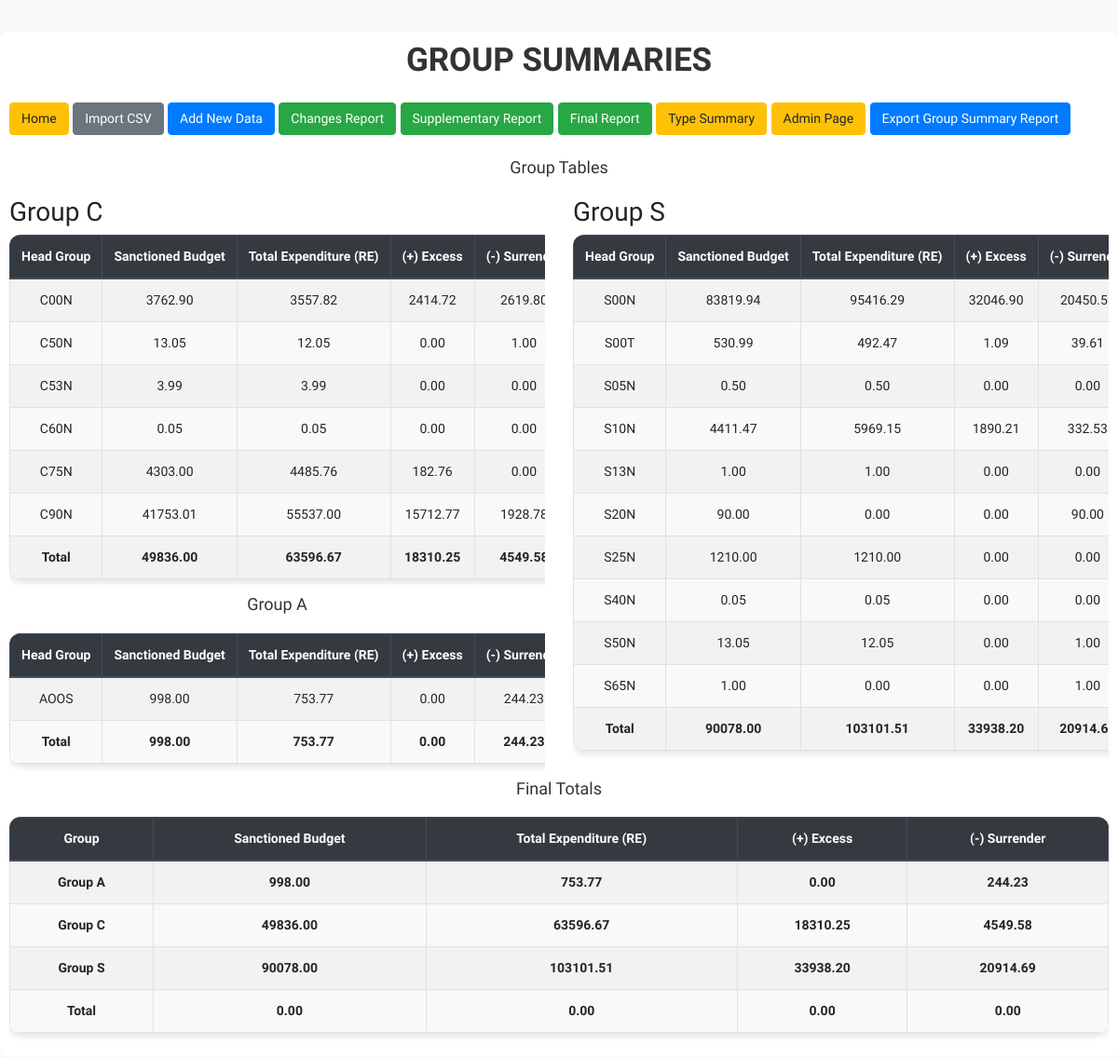
Screenshot of /group_summary/ with the database file from the repository.
### myapp/models.py (models this page shows, shortened)
class DataRow(models.Model):
    department_name = models.CharField(max_length=100)
    head_name = models.CharField(max_length=100)
    head_type = models.CharField(max_length=10, editable=False)
    scheme_name = models.CharField(max_length=150)
    soe_name = models.CharField(max_length=100)
    sanctioned_budget = models.FloatField(null=True, blank=True)
    revised_estimate = models.FloatField(null=True, blank=True)
    in_divisible = models.FloatField(null=True, blank=True)
    divisible = models.FloatField(null=True, blank=True)
    kinnaur = models.FloatField(null=True, blank=True)
    lahaul = models.FloatField(null=True, blank=True)
    spiti = models.FloatField(null=True, blank=True)
    pangi = models.FloatField(null=True, blank=True)
    bharmaur = models.FloatField(null=True, blank=True)
    excess = models.FloatField(null=True, blank=True)
    surrender = models.FloatField(null=True, blank=True)
    variation = models.FloatField(null=True, blank=True)
    agreed_by_fd = models.FloatField(null=True, blank=True)
    last_change_date = models.DateTimeField(auto_now=True)  # auto_now makes it non-editable
    unique_search = models.CharField(max_length=255, unique=True, editable=False)
    class Meta:
        constraints = [
            models.UniqueConstraint(
                fields=["soe_name", "head_name"],
                name="unique_soe_per_head"
            ),
        ]

### myapp/views.py (the view)
# urls.py: path('group_summary/', views.group_summary, name='group_summary'),
def group_summary(request):
    data = DataRow.objects.all().values(
        'department_name',
        'head_name',
        'scheme_name',
        'soe_name',
        'sanctioned_budget',
        'revised_estimate',
        'excess',
        'surrender'
    )
    total_sanctioned_budget_soe = 0
    total_revised_estimate_soe = 0
    total_excess_soe = 0
    total_surrender_soe = 0
    total_sanctioned_budget_dept = 0
    total_revised_estimate_dept = 0
    total_excess_dept = 0
    total_surrender_dept = 0
    head_groups = (
        DataRow.objects
        .annotate(head_name_length=Length('head_name'))
        .annotate(head_group=Substr('head_name', F('head_name_length') - 3, 4))  # Extract last 4 characters
        .values('head_group')
        .annotate(
            total_sanctioned_budget=Sum('sanctioned_budget'),
            total_revised_estimate=Sum('revised_estimate'),
            total_excess=Sum('excess'),
            total_surrender=Sum('surrender')
        )
        .order_by('head_group')
    )
    group_c = [item for item in head_groups if item['head_group'].startswith('C')]
    group_s = [item for item in head_groups if item['head_group'].startswith('S')]
    group_a = [item for item in head_groups if item['head_group'].startswith('A')]
    total_sanctioned_budget_a = sum(item['total_sanctioned_budget'] for item in group_a)
    total_revised_estimate_a = sum(item['total_revised_estimate'] for item in group_a)
    total_excess_a = sum(item['total_excess'] for item in group_a)
    total_surrender_a = sum(item['total_surrender'] for item in group_a)
    total_sanctioned_budget_c = sum(item['total_sanctioned_budget'] for item in group_c)
    total_revised_estimate_c = sum(item['total_revised_estimate'] for item in group_c)
    total_excess_c = sum(item['total_excess'] for item in group_c)
    total_surrender_c = sum(item['total_surrender'] for item in group_c)
    total_sanctioned_budget_s = sum(item['total_sanctioned_budget'] for item in group_s)
    total_revised_estimate_s = sum(item['total_revised_estimate'] for item in group_s)
    total_excess_s = sum(item['total_excess'] for item in group_s)
    total_surrender_s = sum(item['total_surrender'] for item in group_s)
    final_total_sanctioned_budget = total_sanctioned_budget_a + total_sanctioned_budget_c + total_sanctioned_budget_s
    final_total_revised_estimate = total_revised_estimate_a + total_revised_estimate_c + total_revised_estimate_s
    final_total_excess = total_excess_a + total_excess_c + total_excess_s
    final_total_surrender = total_surrender_a + total_surrender_c + total_surrender_s
    context = {
        'data': data,
        'total_sanctioned_budget_soe': total_sanctioned_budget_soe,
        'total_revised_estimate_soe': total_revised_estimate_soe,
        'total_excess_soe': total_excess_soe,
        'total_surrender_soe': total_surrender_soe,
        'total_sanctioned_budget_dept': total_sanctioned_budget_dept,
        'total_revised_estimate_dept': total_revised_estimate_dept,
        'total_excess_dept': total_excess_dept,
        'total_surrender_dept': total_surrender_dept,
        'group_c': group_c,
        'group_s': group_s,
        'group_a': group_a,
        'total_sanctioned_budget_a': total_sanctioned_budget_a,
        'total_revised_estimate_a': total_revised_estimate_a,
        'total_excess_a': total_excess_a,
        'total_surrender_a': total_surrender_a,
        'total_sanctioned_budget_c': total_sanctioned_budget_c,
        'total_revised_estimate_c': total_revised_estimate_c,
        'total_excess_c': total_excess_c,
        'total_surrender_c': total_surrender_c,
        'total_sanctioned_budget_s': total_sanctioned_budget_s,
        'total_revised_estimate_s': total_revised_estimate_s,
        'total_excess_s': total_excess_s,
        'total_surrender_s': total_surrender_s,
        'final_total_sanctioned_budget': final_total_sanctioned_budget,
        'final_total_revised_estimate': final_total_revised_estimate,
        'final_total_excess': final_total_excess,
        'final_total_surrender': final_total_surrender,
    }
    return render(request, 'group_summary.html', context)

### myapp/templates/group_summary.html (shortened to what this page needs)
<!DOCTYPE html>
<html lang="en">
<head>
    {% load static %}
    <link rel="stylesheet" href="https://stackpath.bootstrapcdn.com/bootstrap/4.5.2/css/bootstrap.min.css">
    <link rel="stylesheet" href="{% static 'css/styles.css' %}">
</head>
<body>
    <div class="container mt-4">
        <h1 class="text-center mb-4">GROUP SUMMARIES</h1>
    <a href="/" class="btn btn-warning mb-4">Home</a>
    <a href="/import_csv/" class="btn btn-secondary mb-4">Import CSV</a>
    <a href="/add/" class="btn btn-primary mb-4">Add New Data</a>
    <a href="/changes_report/" class="btn btn-success mb-4">Changes Report</a>
    <a href="/supplementary_report/" class="btn btn-success mb-4">Supplementary Report</a>
    <a href="/final_report/" class="btn btn-success mb-4">Final Report</a>
    <a href="/type_summary/" class="btn btn-warning mb-4">Type Summary</a>
    <a href="/admin/" class="btn btn-warning mb-4">Admin Page</a>
        <button class="btn btn-primary mb-4" onclick="exportToExcel()">Export Group Summary Report</button>
        <div id="finalReportTable">
            <h2>Group Tables</h2>
            <div class="row">
                <div class="col-md-6">
                    <h3>Group C</h3>
                    <div class="table-responsive">
                        <table id="groupCTable" class="table table-bordered table-striped">
                            <thead class="thead-dark">
                                <tr>
                                    <th>Head Group</th>
                                    <th>Sanctioned Budget</th>
                                    <th>Total Expenditure (RE)</th>
                                    <th>(+) Excess</th>
                                    <th>(-) Surrender</th>
                                </tr>
                            </thead>
                            <tbody>
                                {% for item in group_c %}
                                <tr>
                                    <td>{{ item.head_group }}</td>
                                    <td>{{ item.total_sanctioned_budget|floatformat:2 }}</td>
                                    <td>{{ item.total_revised_estimate|floatformat:2 }}</td>
                                    <td>{{ item.total_excess|floatformat:2 }}</td>
                                    <td>{{ item.total_surrender|floatformat:2 }}</td>
                                </tr>
                                {% endfor %}
                                <tr class="font-weight-bold">
                                    <td>Total</td>
                                    <td>{{ total_sanctioned_budget_c|floatformat:2 }}</td>
                                    <td>{{ total_revised_estimate_c|floatformat:2 }}</td>
                                    <td>{{ total_excess_c|floatformat:2 }}</td>
                                    <td>{{ total_surrender_c|floatformat:2 }}</td>
                                </tr>
                            </tbody>
                        </table>
                    </div>
            <h2>Group A</h2>
            <div class="table-responsive">
                <table id="groupATable" class="table table-bordered table-striped">
                    <thead class="thead-dark">
                        <tr>
                            <th>Head Group</th>
                            <th>Sanctioned Budget</th>
                            <th>Total Expenditure (RE)</th>
                            <th>(+) Excess</th>
                            <th>(-) Surrender</th>
                        </tr>
                    </thead>
                    <tbody>
                        {% for item in group_a %}
                        <tr>
                            <td>{{ item.head_group }}</td>
                            <td>{{ item.total_sanctioned_budget|floatformat:2 }}</td>
                            <td>{{ item.total_revised_estimate|floatformat:2 }}</td>
                            <td>{{ item.total_excess|floatformat:2 }}</td>
                            <td>{{ item.total_surrender|floatformat:2 }}</td>
                        </tr>
                        {% endfor %}
                        <tr class="font-weight-bold">
                            <td>Total</td>
                            <td>{{ total_sanctioned_budget_a|floatformat:2 }}</td>
                            <td>{{ total_revised_estimate_a|floatformat:2 }}</td>
                            <td>{{ total_excess_a|floatformat:2 }}</td>
                            <td>{{ total_surrender_a|floatformat:2 }}</td>
                        </tr>
                    </tbody>
                </table>
            </div>
                </div>
                <div class="col-md-6">
                    <h3>Group S</h3>
                    <div class="table-responsive">
                        <table id="groupSTable" class="table table-bordered table-striped">
                            <thead class="thead-dark">
                                <tr>
                                    <th>Head Group</th>
                                    <th>Sanctioned Budget</th>
                                    <th>Total Expenditure (RE)</th>
                                    <th>(+) Excess</th>
                                    <th>(-) Surrender</th>
                                </tr>
                            </thead>
                            <tbody>
                                {% for item in group_s %}
                                <tr>
                                    <td>{{ item.head_group }}</td>
                                    <td>{{ item.total_sanctioned_budget|floatformat:2 }}</td>
                                    <td>{{ item.total_revised_estimate|floatformat:2 }}</td>
                                    <td>{{ item.total_excess|floatformat:2 }}</td>
                                    <td>{{ item.total_surrender|floatformat:2 }}</td>
                                </tr>
                                {% endfor %}
                                <tr class="font-weight-bold">
                                    <td>Total</td>
                                    <td>{{ total_sanctioned_budget_s|floatformat:2 }}</td>
                                    <td>{{ total_revised_estimate_s|floatformat:2 }}</td>
                                    <td>{{ total_excess_s|floatformat:2 }}</td>
                                    <td>{{ total_surrender_s|floatformat:2 }}</td>
                                </tr>
                            </tbody>
                        </table>
                    </div>
                </div>
            </div>
            <h2>Final Totals</h2>
            <div class="table-responsive">
                <table id="finalTotalsTable" class="table table-bordered table-striped">
                    <thead class="thead-dark">
                        <tr>
                            <th>Group</th>
                            <th>Sanctioned Budget</th>
                            <th>Total Expenditure (RE)</th>
                            <th>(+) Excess</th>
                            <th>(-) Surrender</th>
                        </tr>
                    </thead>
                    <tbody>
                        <tr class="font-weight-bold">
                            <td>Group A</td>
                            <td>{{ total_sanctioned_budget_a|floatformat:2 }}</td>
                            <td>{{ total_revised_estimate_a|floatformat:2 }}</td>
                            <td>{{ total_excess_a|floatformat:2 }}</td>
                            <td>{{ total_surrender_a|floatformat:2 }}</td>
                        </tr>
                        <tr class="font-weight-bold">
                            <td>Group C</td>
                            <td>{{ total_sanctioned_budget_c|floatformat:2 }}</td>
                            <td>{{ total_revised_estimate_c|floatformat:2 }}</td>
                            <td>{{ total_excess_c|floatformat:2 }}</td>
                            <td>{{ total_surrender_c|floatformat:2 }}</td>
                        </tr>
                        <tr class="font-weight-bold">
                            <td>Group S</td>
                            <td>{{ total_sanctioned_budget_s|floatformat:2 }}</td>
                            <td>{{ total_revised_estimate_s|floatformat:2 }}</td>
                            <td>{{ total_excess_s|floatformat:2 }}</td>
                            <td>{{ total_surrender_s|floatformat:2 }}</td>
                        </tr>
                        <tr class="font-weight-bold">
                            <td>Total</td>
                            <td>{{ total_sanctioned_budget_soe|floatformat:2 }}</td>
                            <td>{{ total_revised_estimate_soe|floatformat:2 }}</td>
                            <td>{{ total_excess_soe|floatformat:2 }}</td>
                            <td>{{ total_surrender_soe|floatformat:2 }}</td>
                        </tr>
                    </tbody>
                </table>
</body>
</html>

### static/css/styles.css (style rules this page uses)
body { font-size: 18px; padding: 10px 0; font-family: "Roboto Condensed", sans-serif; background-color: #f8f9fa; }
.container, .container-fluid { background: white; padding: 10px; border-radius: 8px; margin-bottom: 20px; }
@media (min-width: 1200px) { .container, .container-lg, .container-md, .container-sm, .container-xl { max-width: 2100px; } }
h1 { font-size: 35px; text-align: center; margin-bottom: 20px; color: #333; font-weight: bold; }
h2 { font-size: 18px; text-align: center; margin-bottom: 20px; color: #333; }
table { width: 100%; margin-bottom: 20px; border-collapse: collapse; border-radius: 12px; overflow: hidden; box-shadow: 0 4px 6px rgba(0, 0, 0, 0.1); }
table th, table td { font-size: 14px; text-align: center; padding: 10px 15px; border: 1px solid #ddd; white-space: nowrap; }
table th { background-color: #007bff; color: white; font-weight: bold; }
table tr:nth-child(even) { background-color: #f9f9f9; }
table tr:nth-child(odd) { background-color: white; }
.btn { font-size: 14px; padding: 6px 12px; cursor: pointer; }

### rows the page displays
DataRow: head_group "C53N", total_sanctioned_budget "3.99", total_revised_estimate "3.99", total_excess "0.00", total_surrender "0.00"

### other values shown
{{ item.head_group }} "C00N" "C50N" "C60N" "C75N" "C90N"
{{ item.total_sanctioned_budget|floatformat:2 }} "3762.90" "13.05" "0.05" "4303.00" "41753.01"
{{ item.total_revised_estimate|floatformat:2 }} "3557.82" "12.05" "0.05" "4485.76" "55537.00"
{{ item.total_excess|floatformat:2 }} "2414.72" "0.00" "0.00" "182.76" "15712.77"
{{ item.total_surrender|floatformat:2 }} "1.00" "0.00" "0.00"
{{ total_sanctioned_budget_c|floatformat:2 }} "49836.00"
{{ total_revised_estimate_c|floatformat:2 }} "63596.67"
{{ total_excess_c|floatformat:2 }} "18310.25"
{{ item.head_group }} "AOOS"
{{ item.total_sanctioned_budget|floatformat:2 }} "998.00"
{{ item.total_revised_estimate|floatformat:2 }} "753.77"
{{ item.total_excess|floatformat:2 }} "0.00"
{{ item.total_surrender|floatformat:2 }} "244.23"
{{ total_sanctioned_budget_a|floatformat:2 }} "998.00"
{{ total_revised_estimate_a|floatformat:2 }} "753.77"
